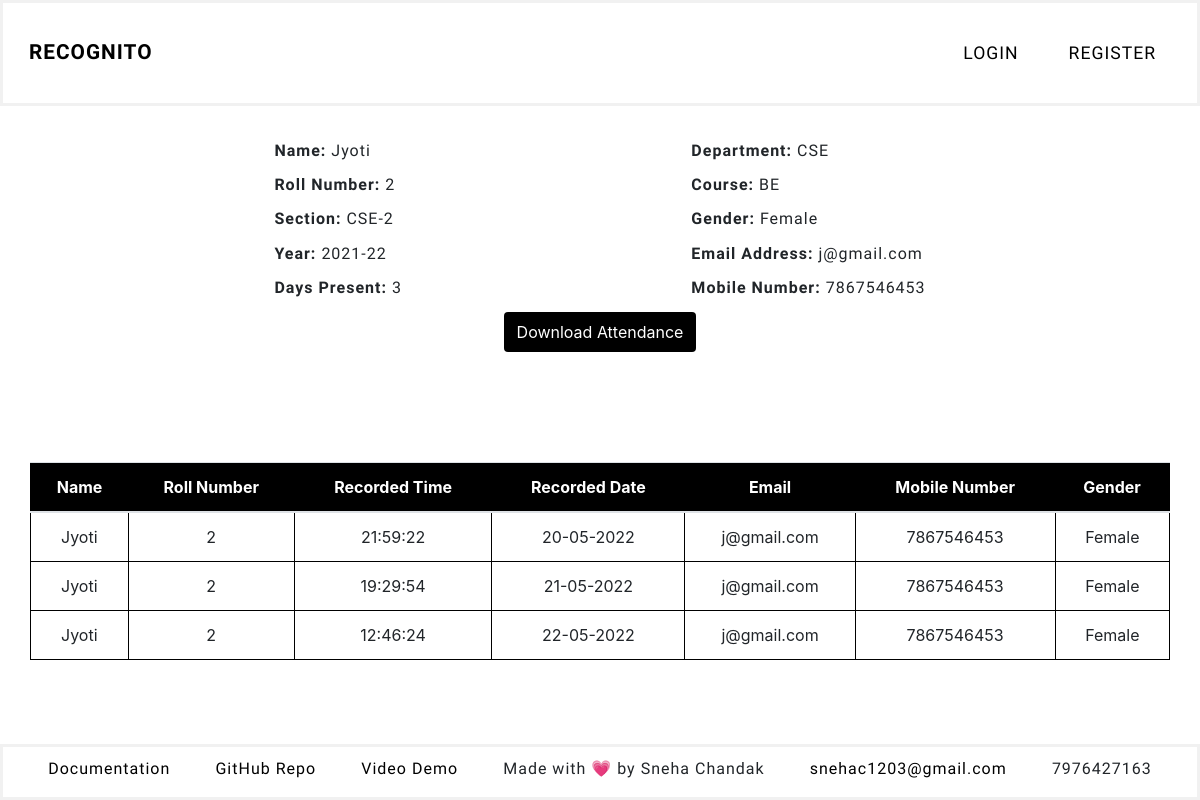
Page /display_by_roll?roll_no=2 on the earlier database version.
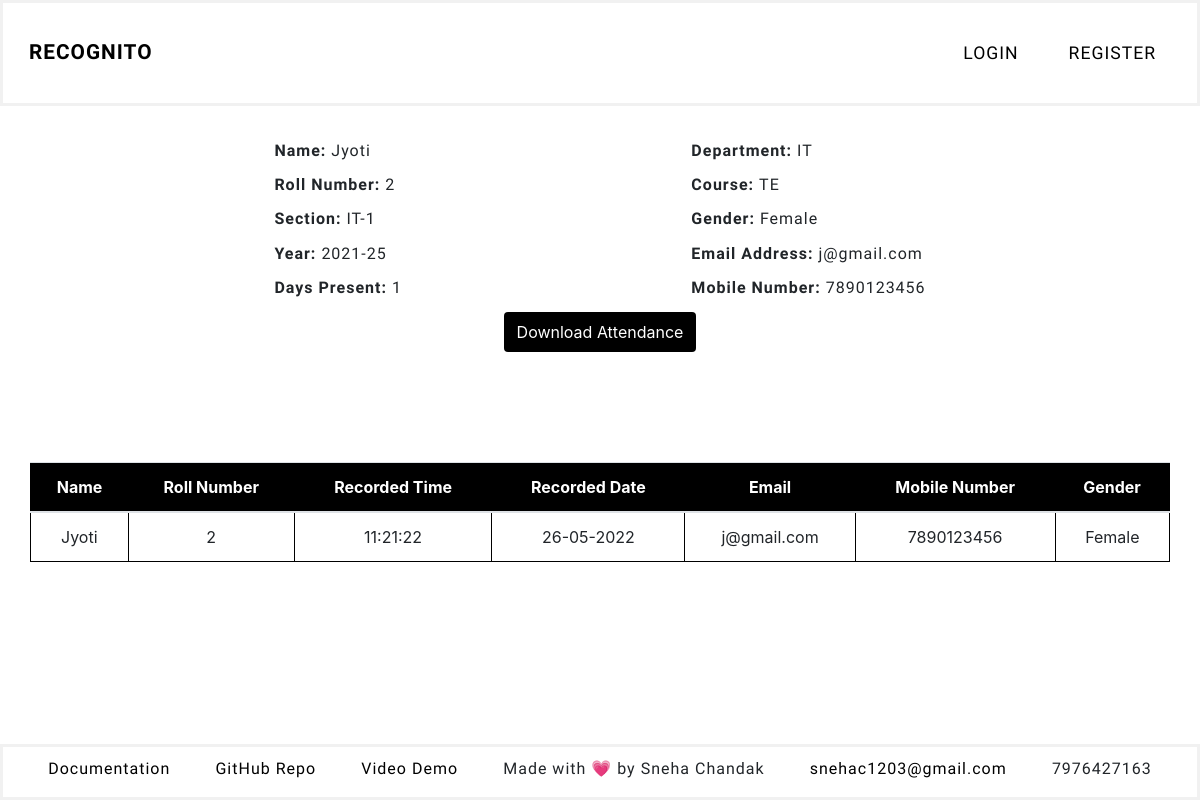
Same page on the later database version.
### faceapp/models.py (models this page shows, shortened)
class Student(db.Model):
    id = db.Column(db.Integer(), primary_key=True)
    days_present = db.Column(db.Integer(), nullable=True, default=0)
    dept = db.Column(db.String(length=10), nullable=False)
    course = db.Column(db.String(length=10), nullable=False)
    year = db.Column(db.String(length=20), nullable=False)
    name = db.Column(db.String(length=30), nullable=False)
    section = db.Column(db.String(length=10), nullable=False)
    roll_no = db.Column(db.Integer(), unique=True, nullable=False)
    gender = db.Column(db.String(length=20), nullable=False)
    mobile_no = db.Column(db.String(length=10), nullable=False)
    email = db.Column(db.String(length=20), unique=True, nullable=False)
    teacher = db.Column(db.String(length=20), nullable=False)
    photo_sample = db.Column(db.String(), nullable=True, default='NONE')
    attendance = db.relationship('Attendance', backref='attendance', lazy=True)

class Attendance(db.Model):
    id = db.Column(db.Integer(), primary_key=True)
    name = db.Column(db.String(), nullable=False)
    roll_no = db.Column(db.Integer(), nullable=False)
    time = db.Column(db.String(), nullable=False)
    date = db.Column(db.String(), nullable=False)
    student = db.Column(db.Integer(), db.ForeignKey('student.id'))

### faceapp/routes.py (the view, shortened to what this page needs)
@app.route('/display_by_roll', methods=['GET', 'POST'])
def display_by_roll():
    form = StudentAttendanceCSVForm()
    roll_to_display = request.args.get('roll_no')
    result = Student.query.filter_by(roll_no=roll_to_display).first()
    name=result.name
    dept=result.dept
    section=result.section
    year=result.year
    course=result.course
    gender=result.gender
    email=result.email
    mobile_no=result.mobile_no
    days_present=result.days_present
    student = db.session.query(Student.name, Student.roll_no, Attendance.time, Attendance.date, Student.email, Student.mobile_no, Student.gender, Student.dept, Student.course, Student.section, Student.year, Student.teacher).join(Attendance, Student.roll_no == Attendance.roll_no).filter(Attendance.roll_no==roll_to_display, Student.roll_no==roll_to_display).all()
    return render_template('display_by_roll.html', student=student, form=form, name=name, roll_no=roll_to_display, dept=dept, section=section, year=year, course=course, gender=gender, email=email, mobile_no=mobile_no, days_present=days_present)

### faceapp/forms.py
class StudentAttendanceCSVForm(FlaskForm):
    submit = SubmitField(label='Download Attendance')

### faceapp/templates/display_by_roll.html (shortened to what this page needs)
{% extends 'base.html' %}
{% block content %}
<section class="student-details">
    <div>
        <h4><b>Name: </b>{{ name }}</h4>
        <h4><b>Roll Number: </b>{{ roll_no }}</h4>
        <h4><b>Section: </b>{{ section }}</h4>
        <h4><b>Year: </b>{{ year }}</h4>
        <h4><b>Days Present: </b>{{ days_present }}</h4>
    </div>
    <div>
        <h4><b>Department: </b>{{ dept }}</h4>
        <h4><b>Course: </b>{{ course }}</h4>
        <h4><b>Gender: </b>{{ gender }}</h4>
        <h4><b>Email Address: </b>{{ email }}</h4>
        <h4><b>Mobile Number: </b>{{ mobile_no }}</h4>
    </div>
</section>
<form method='POST' class="'form-signin text-center" novalidate>
    {{ form.submit(class="btn") }}
</form>
    <div class="text-center">
        <table class="table" >
            <thead>
                <tr>
                    <th scope="col">Name</th>
                    <th scope="col">Roll Number</th>
                    <th scope="col">Recorded Time</th>
                    <th scope="col">Recorded Date</th>
                    <th scope="col">Email</th>
                    <th scope="col">Mobile Number</th>
                    <th scope="col">Gender</th>
                </tr>
            </thead>
            <tbody>
                    {% for record in student %}
                    <tr class="table-row-hover">
                        <td>{{ record.name }}</td>
                        <td>{{ record.roll_no }}</td>
                        <td>{{ record.time }}</td>
                        <td>{{ record.date }}</td>
                        <td>{{ record.email }}</td>
                        <td>{{ record.mobile_no }}</td>
                        <td>{{ record.gender }}</td>
                    </tr>
                    {% endfor %}
            </tbody>
        </table>
    </div>
{% endblock%}

### faceapp/templates/base.html (shortened to what this page needs)
<!doctype html>
<html lang="en">
  <head>
    <link rel="stylesheet" href="https://cdn.jsdelivr.net/npm/bootstrap@4.5.3/dist/css/bootstrap.min.css">
    <link rel="stylesheet" href="{{ url_for ('static', filename='css/styles.css') }}">
  </head>
  <body>
    <div class="nav-wrapper">
    <nav class="navbar">
      <a href="{{ url_for ('home') }}" class="recognito-title">RECOGNITO</a>
        {% if current_user.is_authenticated %}
          <ul class="nav">
            <li class="nav-item">
                <a href="{{ url_for ('profile') }}">Profile</a>
            </li>
            <li class="nav-item">
              <a  href="{{ url_for ('register_student') }}">Register Student</a>
            </li>
            <li class="nav-item">
              <a  href="{{ url_for ('take_attendance') }}">Take Attendance</a>
            </li>
            <li class="nav-item">
                <a href="{{ url_for ('student_details') }}">Student Details</a>
            </li>
            <li class="nav-item">
                <a href="{{ url_for ('attendance_details') }}">Attendance Details</a>
            </li>
            <li class="nav-item">
                <a href="{{ url_for('logout') }}" >Logout</a>
            </li>
          </ul>
      {% else %}
        <ul class="nav">
          <li class="nav-item">
              <a href="{{ url_for('login') }}" >Login</a>
          </li>
          <li class="nav-item">
              <a href="{{ url_for ('register') }}" >Register</a>
          </li>
        </ul>
      {% endif %}
    </nav>
  </div>
    {% block content %}
    {% endblock %}
    <footer class="footer text-center">
      <div>
        <a href="{{ url_for ('documentation') }}" target="__blank">Documentation</a>
        <a href="https://github.com/Sneha1203/RECOGNITO" target="__blank">GitHub Repo</a>
        <a href="https://youtu.be/wuT3pb9hJ4Q" target="__blank">Video Demo</a>
        <p>Made with &#128151; by Sneha Chandak</p>
        <a href="mailto: snehac1203@gmail.com">snehac1203@gmail.com</a>
        <p>7976427163</p>
      </div>
    </footer>
  </body>
</html>

### faceapp/static/css/styles.css (style rules this page uses)
body { min-height: 100vh; display: flex; flex-direction: column; }
.nav-wrapper { position: sticky; top: 0; background-color: #fff; border: 3px solid #f1f1f1 }
.navbar { display: flex; justify-content: space-between; align-items: center; height: 100px; }
.navbar ul { list-style: none; display: flex; justify-content: space-around; justify-self: end; margin: 0; padding: 0; }
.navbar a { color: #000; font-size: 1.3rem; font-weight: 700; text-decoration: none; transition: color 0.3s ease-out; padding: 10px 15px; text-transform: uppercase; display: block; margin: 10px; padding: 0; font-family: 'Raleway', sans-serif; font-weight: 700; letter-spacing: 1px; }
.nav-item a { color: #000; font-size: 1.1rem; text-decoration: none; transition: color 0.3s ease-out; padding: 10px 15px; text-transform: uppercase; text-align: center; display: block; font-weight: 400; font-family: 'Raleway', sans-serif; }
.btn { background-color: #000; color: white; height: 40px; margin-bottom: 50px; }
.table { border: 1px solid black; border-collapse: collapse; width: 95%; margin: 60px auto; }
.table tr { border: 1px solid black; border-top: 1px solid black }
.table td { border: 1px solid black; }
thead { background-color: black; color: white; }
footer { border: 3px solid #f1f1f1; margin-top: auto; padding-top: 10px; }
.footer div { display: flex; flex-direction: row; justify-content: space-evenly; font-family: 'Raleway', sans-serif; font-weight: 400; letter-spacing: 1px; }
.footer a { color: black; }
.student-details { padding-top: 20px; display: flex; flex-direction: row; justify-content: space-evenly; }
.student-details h4 { margin: 15px; font-family: 'Raleway', sans-serif; font-weight: 400; letter-spacing: 1px; font-size: medium; }

Differences in the rows shown:
removed Attendance: name "Jyoti", roll_no "2", time "21:59:22", date "20-05-2022", email "j@gmail.com", mobile_no "7867546453", gender "Female"
removed Attendance: name "Jyoti", roll_no "2", time "19:29:54", date "21-05-2022", email "j@gmail.com", mobile_no "7867546453", gender "Female"
removed Attendance: name "Jyoti", roll_no "2", time "12:46:24", date "22-05-2022", email "j@gmail.com", mobile_no "7867546453", gender "Female"
changed Student "Jyoti": section "CSE-2" → "IT-1"; year "2021-22" → "2021-25"; dept "CSE" → "IT"; course "BE" → "TE"; mobile_no "7867546453" → "7890123456"
added Attendance: name "Jyoti", roll_no "2", time "11:21:22", date "26-05-2022", email "j@gmail.com", mobile_no "7890123456", gender "Female"
Other differences:
{{ days_present }}: "3" → "1"
